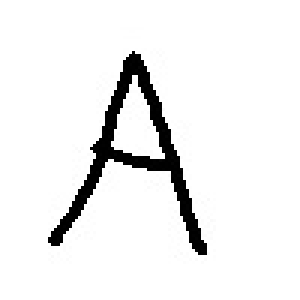
#> input picture Perceptrone/Perceptrone/InputImages/A/A1.jpg, 100 x 100 px, found by its file name (shown 3 times larger); its folder holds 4 pictures in this run
$ python Perceptrone.py
#> lines starting #> are read from the running program, lines starting #| are printed output that depends on the picture
from MultiLayer import *
from PIL import Image
import numpy as np
import os

def picture_to_array(path):
    img = Image.open(path)
#> img is the input picture: PIL image 100x100 RGB; min 0, max 255, mean 238.4
    img = img.resize((30,30))
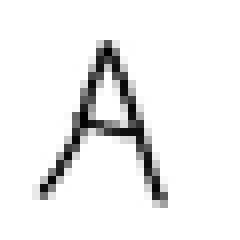
#> img: PIL image 30x30 RGB (shown 8 times larger); min 0, max 255, mean 237.9
    imgarray = np.asarray(img,dtype='uint8')

    bytearr = [ 0 for i in  range(imgarray.shape[0]*imgarray.shape[1])]
#> bytearr = 900 values from 0 to 0


    for i in range(imgarray.shape[0]):
        for j in range(imgarray.shape[1]):
            if(imgarray[i][j][0]!=255 or imgarray[i][j][1]!=255 or imgarray[i][j][2]!=255):
                bytearr[i*imgarray.shape[0] + j] = 1 # черный пиксель
    return bytearr


def main():
    dirpath = os.getcwd()
    input_dataA = []
    input_dataB = []
    input_data = []
    out_data = []

    for file in os.listdir(dirpath + "\\InputImages\\A"):
        input_dataA.append(picture_to_array(dirpath + "\\InputImages\\A\\" + file)) #получаю все массивы битов для А
#> pass 2 of the loop in main, `for file in os.listdir(dirpath + "\\InputImages\\A"):`:
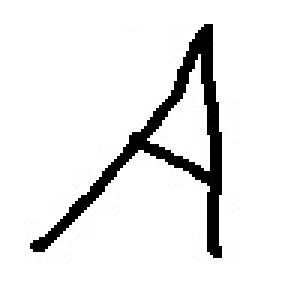
#> input picture Perceptrone/Perceptrone/InputImages/A/A10.jpg, 100 x 100 px, found by its file name (shown 3 times larger)
#> in picture_to_array, img is the input picture: PIL image 100x100 RGB; min 0, max 255, mean 235.2
#> in picture_to_array (call 2), `img = img.resize((30,30))`:
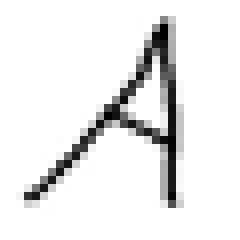
#> img: PIL image 30x30 RGB (shown 8 times larger); min 0, max 255, mean 234.6
#> pass 3 of the loop in main, `for file in os.listdir(dirpath + "\\InputImages\\A"):`:
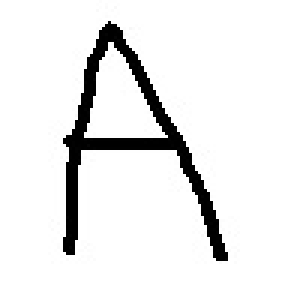
#> input picture Perceptrone/Perceptrone/InputImages/A/A11.jpg, 100 x 100 px, found by its file name (shown 3 times larger)
#> in picture_to_array, img is the input picture: PIL image 100x100 RGB; min 0, max 255, mean 234.6
#> in picture_to_array (call 3), `img = img.resize((30,30))`:
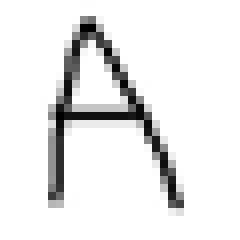
#> img: PIL image 30x30 RGB (shown 8 times larger); min 0, max 255, mean 233.9
#> the loop made 4 passes; the first 3 are shown

#> (the run stopped early here; a loop or call above may not have finished)
